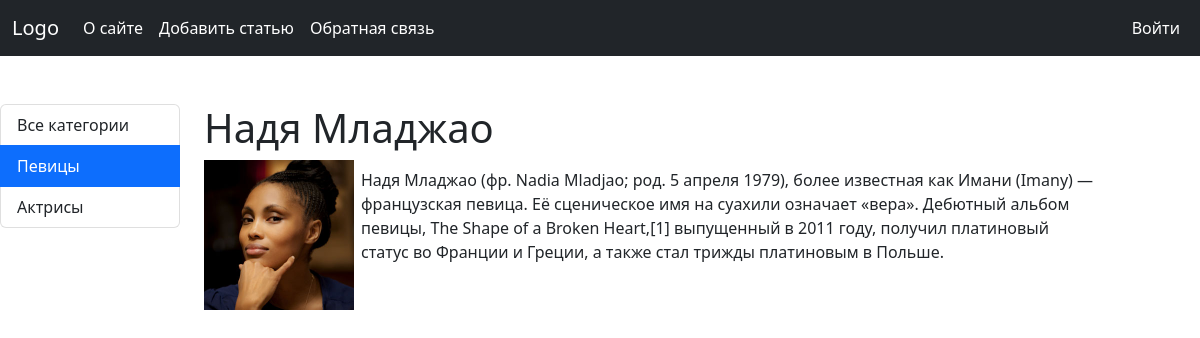
The app's page /post/nadya-mladzhao/ with its own data.
### women/models.py (models this page shows, shortened)
class Category(models.Model):
    name = models.CharField('Категория', max_length=100, db_index=True)
    slug = models.SlugField('URL', max_length=255, unique=True, db_index=True)
    def get_absolute_url(self):
        return reverse('category', kwargs={'cat_slug': self.slug})
    class Meta:
        verbose_name = 'Категория'
        verbose_name_plural = 'Категории'
        ordering = ['pk']

class Women(models.Model):
    title = models.CharField('Заголовок', max_length=255)
    slug = models.SlugField('URL', max_length=255, unique=True, db_index=True)
    content = models.TextField('Текст статьи', blank=True)
    photo = models.ImageField('Фото', upload_to='photos/%Y/%m/%d/')
    time_create = models.DateTimeField('Время создания', auto_now_add=True)
    time_update = models.DateTimeField('Время изменения', auto_now=True)
    is_published = models.BooleanField('Публикация', default=True)
    cat = models.ForeignKey(Category, on_delete=models.PROTECT, verbose_name='Категория')
    def __str__(self):
        return self.title
    class Meta:
        verbose_name = 'Известные женщины'
        verbose_name_plural = 'Известные женщины'
        ordering = ['time_create', 'title']

### women/views.py (the view)
# urls.py: path('post/<slug:post_slug>/', ShowPost.as_view(), name='post'),
class ShowPost(DetailView):
    model = Women
    template_name = 'women/post.html'
    slug_url_kwarg = 'post_slug'
    context_object_name = 'post'
    def get_context_data(self, *, object_list=None, **kwargs):
        context = super().get_context_data(**kwargs)
        context['title'] = context['post']
        context['cat_selected'] = context['post'].cat.slug
        return context

### women/templatetags/women_tags.py (called while the page is built)
@register.inclusion_tag('women/list_categories.html')
def show_categories(sort=None, cat_selected=0):
    if not sort:
        cats = Category.objects.all()
    else:
        cats = Category.objects.order_by(sort)
    return {'cats': cats, 'cat_selected': cat_selected}

@register.inclusion_tag('women/list_menu.html')
def show_menu():
    return {'menu': menu}

### women/templates/women/post.html
{% extends 'women/base.html' %}
{% block content %}
    <div class="mt-5">
        <h1>{{ post.title }}</h1>
        <p>
            {% if post.photo %}
                <img src="{{ post.photo.url }}" class="left-img">
            {% endif %}
            {{ post.content|linebreaks }}
        </p>
    </div>
{% endblock %}

### women/templates/women/list_categories.html
{% for c in cats %}
    {% if c.slug == cat_selected %}
        <a href="{{ c.get_absolute_url }}"
           class="list-group-item list-group-item-action active">{{ c.name }}</a>
    {% else %}
        <a href="{{ c.get_absolute_url }}" class="list-group-item list-group-item-action">{{ c.name }}</a>
    {% endif %}
{% endfor %}

### women/static/women/css/style.css (style rules this page uses)
.left-img { float: left; margin: 0 7px 7px 0; width: 150px; }

### records on screen
Category: name "Певицы"
Category: name "Актрисы"
Women: title "Надя Младжао", photo (picture), content "Надя Младжао (фр. Nadia Mladjao; род. 5 апреля 1979), более известная как Имани (Imany) — французская певица. Её сценическое имя на суахили означает «вера». Дебютный альбом певицы, The Shape of a Broken Heart,[1] выпущенный в 2011 году, получил платиновый статус во Франции и Греции, а также стал трижды платиновым в Польше."

### other values on screen
{{ m.title }} "О сайте" "Добавить статью" "Обратная связь"
{{ last.title }} "Войти"
